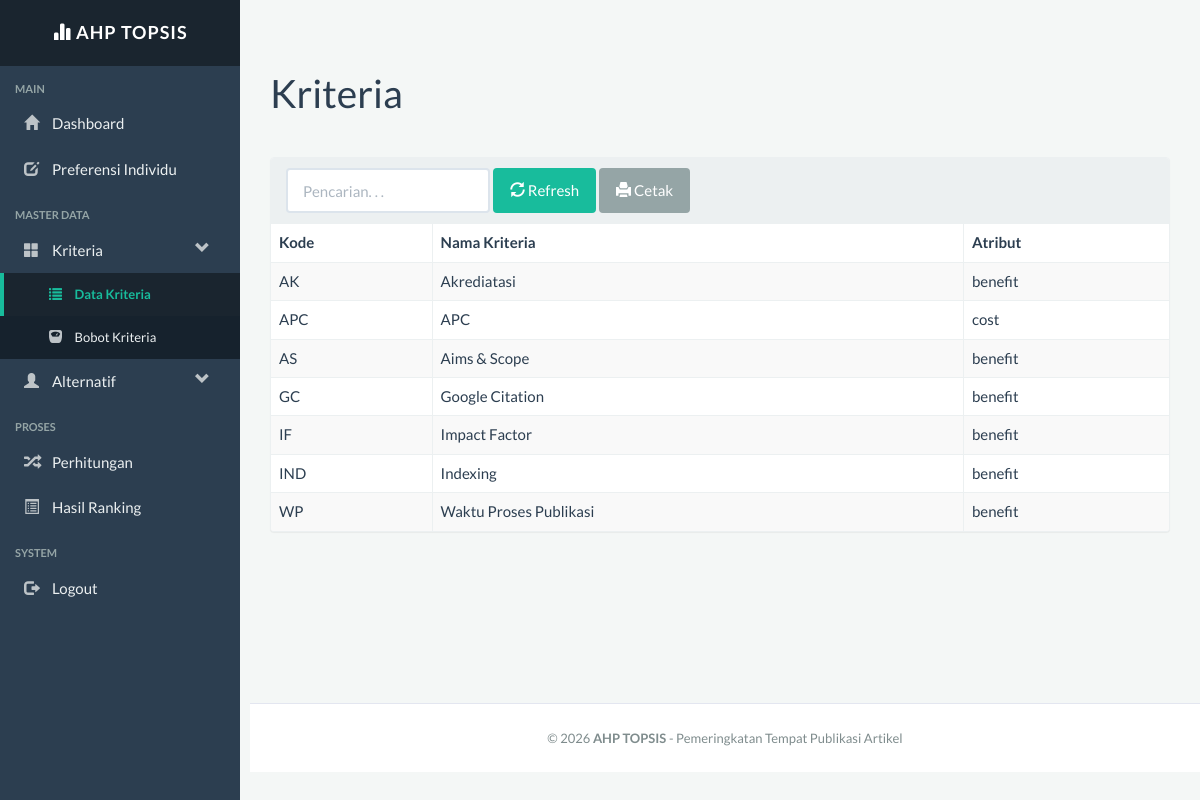
Page /?m=kriteria on the committed database.
### tables this page shows
CREATE TABLE IF NOT EXISTS `tb_kriteria` (
  `id_kriteria` int NOT NULL,
  `kode_kriteria` varchar(16) NOT NULL,
  `nama_kriteria` varchar(256) NOT NULL,
  `atribut` varchar(256) NOT NULL DEFAULT 'benefit',
  `bobot` double NOT NULL DEFAULT '0'
);

### includes/general.php (called while the page is built, shortened)
<?php
function set_value($key = null, $default = null){
    return $default;
}
function esc_field($str){
    if ($str === null) return '';
    return addslashes(trim($str));
}

### config.php (called while the page is built)
<?php
$config["server"]='localhost';
$config["username"]='root';
$config["password"]='';
$config["database_name"]='ahptopsis_tiga';

### functions_individu.php (called while the page is built, shortened)
<?php
include'config.php';
include'includes/db.php';
$db = new DB($config['server'], $config['username'], $config['password'], $config['database_name']);
include'includes/general.php';
?>

### includes/db.php (called while the page is built, shortened)
<?php
class DB{
    var $conn = null;
    public function __construct($host, $username, $passwd, $dbname){
        $this->conn = mysqli_connect($host, $username, $passwd, $dbname);
    }
    public function query($sql){
        $query = mysqli_query($this->conn, $sql) or die('<pre>Error mysqli_query: ' . mysqli_error($this->conn) . '<br />' . $sql . '</pre>');
        return $query;
    }
    public function get_results($sql){
        $query = $this->query($sql);
        $arr = array();
        while($row = mysqli_fetch_object($query)){
            $arr[] = $row;
        }
        return $arr;
    }
}

### kriteria_individu.php (the view, shortened to what this page needs)
<div class="page-header">
    <h1>Kriteria</h1>
</div>
<div class="panel panel-default">
    <div class="panel-heading">
        <form class="form-inline">
            <div class="form-group">
                <input class="form-control" type="text" placeholder="Pencarian. . ." name="q" value="<?= set_value('q') ?>" />
            </div>
            <div class="form-group">
                <button class="btn btn-success"><span class="glyphicon glyphicon-refresh"></span> Refresh</button>
            </div>
            <div class="form-group">
                <a class="btn btn-default" target="_blank" href="cetak.php?m=kriteria_cetak">
                    <span class="glyphicon glyphicon-print"></span> Cetak
                </a>
            </div>
        </form>
    </div>
    <div class="table-responsive">
        <table class="table table-bordered table-hover table-striped">
            <thead>
                <tr>
                    <th>Kode</th>
                    <th>Nama Kriteria</th>
                    <th>Atribut</th>
                </tr>
            </thead>
            <?php
            $q = esc_field(set_value('q'));
            $rows = $db->get_results("SELECT * FROM tb_kriteria WHERE nama_kriteria LIKE '%$q%' ORDER BY kode_kriteria");
            foreach($rows as $row):?>
            <tr>
                <td><?=$row->kode_kriteria ?></td>
                <td><?=$row->nama_kriteria?></td>
                <td><?=$row->atribut?></td>
            </tr>
            <?php endforeach;?>
        </table>
    </div>
</div>

### assets/css/general.css (style rules this page uses)
body { overflow-x: hidden; }

### index.php (style rules this page uses)
body { min-height:100vh; margin:0; background-color: #f4f7f6; }

### rows in the picture
tb_kriteria: kode_kriteria "AK", nama_kriteria "Akrediatasi", atribut "benefit"
tb_kriteria: kode_kriteria "APC", nama_kriteria "APC", atribut "cost"
tb_kriteria: kode_kriteria "AS", nama_kriteria "Aims & Scope", atribut "benefit"
tb_kriteria: kode_kriteria "GC", nama_kriteria "Google Citation", atribut "benefit"
tb_kriteria: kode_kriteria "IF", nama_kriteria "Impact Factor", atribut "benefit"
tb_kriteria: kode_kriteria "IND", nama_kriteria "Indexing", atribut "benefit"
tb_kriteria: kode_kriteria "WP", nama_kriteria "Waktu Proses Publikasi", atribut "benefit"
